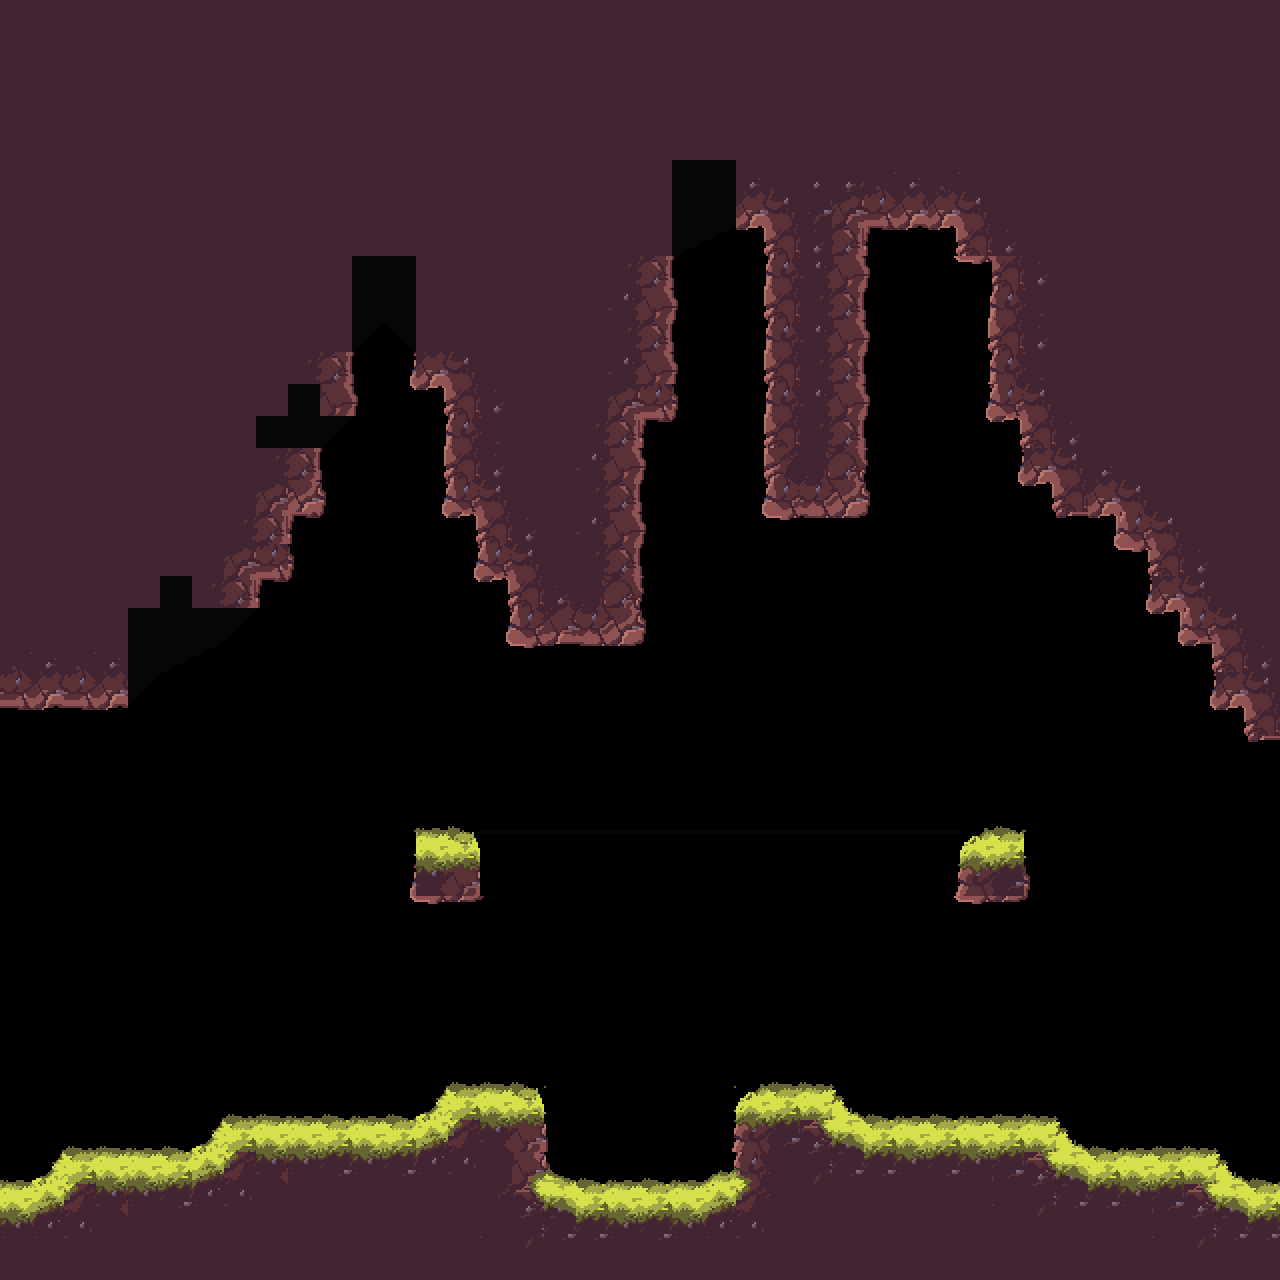

A 2D game scene composited from a Tiled map and its tileset images. What follows is a short description and the map's XML, with each tile layer's data collapsed to a summary:
An orthogonal 40x40 tile map with 32x32 px tiles, 2 tile layers (Ground, Detail), 1 hidden layer not drawn, 3 tilesets.

<map version="1.5" tiledversion="1.6.0" orientation="orthogonal" renderorder="right-down" width="40" height="40" tilewidth="32" tileheight="32" infinite="0" nextlayerid="66" nextobjectid="1">
 <tileset firstgid="1" source="../../Tile Sets/Wire.tsx" />
 <tileset firstgid="10" source="../../Tile Sets/GrassPath.tsx" />
 <tileset firstgid="1186" source="../../Tile Sets/Grass Wireframe.tsx" />
 <layer id="42" name="Wire" width="40" height="40" visible="0">
  <data>[1600 cells, 1600 non-empty, 6 distinct tile ids]</data>
 </layer>
 <layer id="64" name="Ground" width="40" height="40">
  <data>[1600 cells, 871 non-empty, 101 distinct tile ids]</data>
 </layer>
 <layer id="65" name="Detail" width="40" height="40">
  <data>[1600 cells, 192 non-empty, 48 distinct tile ids]</data>
 </layer>
</map>
